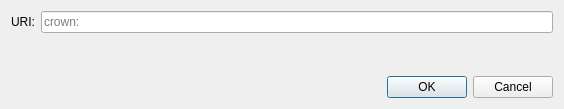
<?xml version="1.0" encoding="UTF-8"?>
<ui version="4.0">
 <class>OpenURIDialog</class>
 <widget class="QDialog" name="OpenURIDialog">
  <property name="geometry">
   <rect>
    <x>0</x>
    <y>0</y>
    <width>564</width>
    <height>109</height>
   </rect>
  </property>
  <property name="windowTitle">
   <string>Open crown URI</string>
  </property>
  <layout class="QVBoxLayout" name="verticalLayout">
   <item>
    <layout class="QHBoxLayout" name="horizontalLayout">
     <item>
      <widget class="QLabel" name="label">
       <property name="text">
        <string>URI:</string>
       </property>
      </widget>
     </item>
     <item>
      <widget class="QValidatedLineEdit" name="uriEdit">
       <property name="placeholderText">
        <string notr="true">crown:</string>
       </property>
      </widget>
     </item>
    </layout>
   </item>
   <item>
    <spacer name="verticalSpacer">
     <property name="orientation">
      <enum>Qt::Vertical</enum>
     </property>
     <property name="sizeHint" stdset="0">
      <size>
       <width>20</width>
       <height>40</height>
      </size>
     </property>
    </spacer>
   </item>
   <item>
    <widget class="QDialogButtonBox" name="buttonBox">
     <property name="orientation">
      <enum>Qt::Horizontal</enum>
     </property>
     <property name="standardButtons">
      <set>QDialogButtonBox::Cancel|QDialogButtonBox::Ok</set>
     </property>
    </widget>
   </item>
  </layout>
 </widget>
 <customwidgets>
  <customwidget>
   <class>QValidatedLineEdit</class>
   <extends>QLineEdit</extends>
   <header>qt/qvalidatedlineedit.h</header>
  </customwidget>
 </customwidgets>
 <resources/>
 <connections>
  <connection>
   <sender>buttonBox</sender>
   <signal>accepted()</signal>
   <receiver>OpenURIDialog</receiver>
   <slot>accept()</slot>
   <hints>
    <hint type="sourcelabel">
     <x>248</x>
     <y>254</y>
    </hint>
    <hint type="destinationlabel">
     <x>157</x>
     <y>274</y>
    </hint>
   </hints>
  </connection>
  <connection>
   <sender>buttonBox</sender>
   <signal>rejected()</signal>
   <receiver>OpenURIDialog</receiver>
   <slot>reject()</slot>
   <hints>
    <hint type="sourcelabel">
     <x>316</x>
     <y>260</y>
    </hint>
    <hint type="destinationlabel">
     <x>286</x>
     <y>274</y>
    </hint>
   </hints>
  </connection>
 </connections>
</ui>
